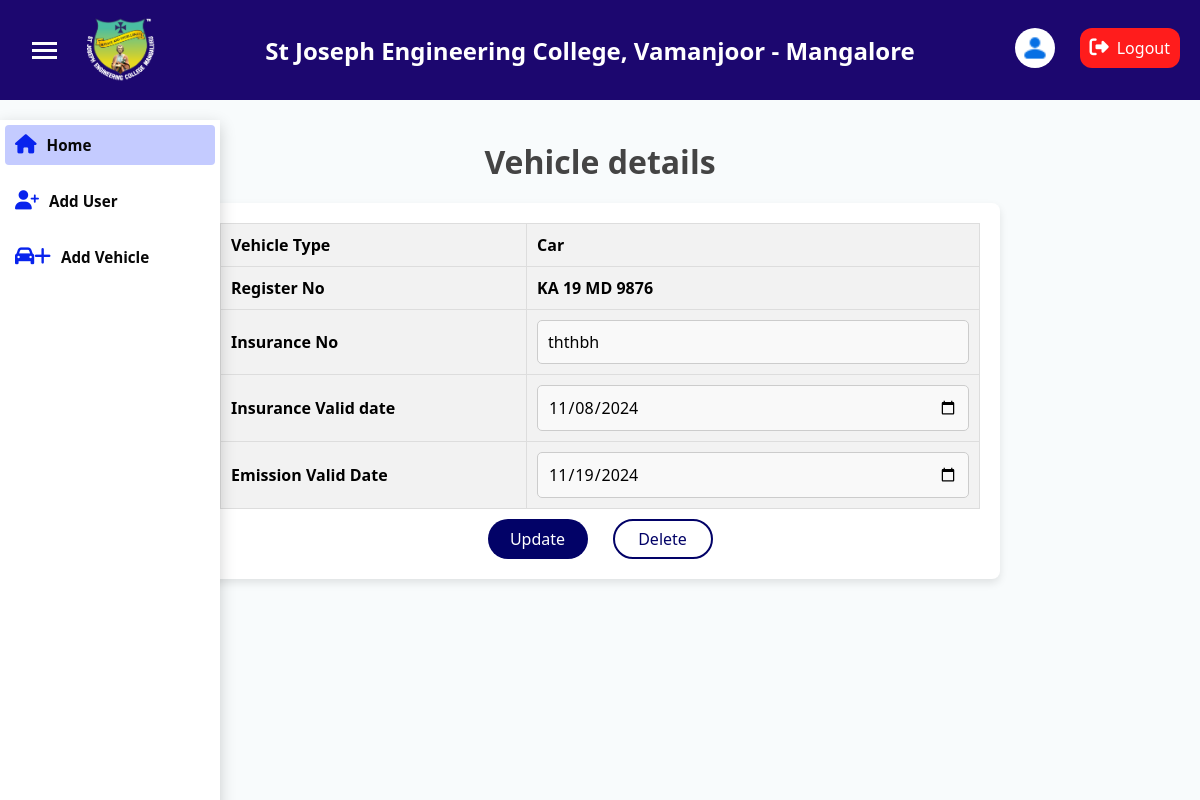
Page /admin/vehicle_detail.php?v_id=2 on the committed database.
### tables this page shows
CREATE TABLE `add_vehicle` (
  `v_id` int(50) NOT NULL,
  `vehicle_type` varchar(200) NOT NULL,
  `v_reg_no` varchar(200) NOT NULL,
  `v_insurance_no` varchar(200) NOT NULL,
  `v_insurance_valid` date NOT NULL,
  `v_emission_valid` date NOT NULL
);

### admin/vehicle_detail.php (the view, shortened to what this page needs)
<?php
include('admin_header.php');
$v_id = $_GET['v_id'];
$sql="SELECT * FROM `add_vehicle` WHERE `v_id`='$v_id'";
$result = $conn->query($sql);
    $row = $result->fetch_assoc();
    ?>
        <link rel="stylesheet" href="../styles/vehicle_details.css" >
        <h1>Vehicle details</h1>
    <body>
    <div class="container">
        <form action="update_vehicle.php" method="POST">
        <table class="table table-hover">
            <tr>
                <th>Vehicle Type</th>
               <th> <?php echo $row['vehicle_type']; ?> </th>
            </tr>
            <tr>
                <th>Register No</th>
                <th><?php echo $row['v_reg_no']; ?> </th>
            </tr>
            <tr>
                <th>Insurance No</th>
                <th><input type="text" name="v_insurance_no" value="<?php echo $row['v_insurance_no']; ?>" required></th>
            </tr>
            <tr>
                <th>Insurance Valid date</th>
                <th><input type="date" name="v_insurance_valid" value="<?php echo $row['v_insurance_valid']; ?>" required></th>
            </tr>
            <tr>
                <th>Emission Valid Date</th>
                <th><input type="date" name="v_emission_valid" value="<?php echo $row['v_emission_valid']; ?>" required></th>
            </tr>
        </table>
        <div class="btn-con">
                <td><button type="submit" name="updatebtn"  class="update-btn">Update</button></td>
                <td><button type=button onclick="confirmDelete()" name="deletebtn" class="delete-btn">Delete</button></td>
        </div>
    </form>
    </div>
    </body>
    </html>

### styles/style_header.css (style rules this page uses)
* { margin: 0; padding: 0; box-sizing: border-box; font-family: 'Segoe UI', Tahoma, Geneva, Verdana, sans-serif; }
body { background-color: #f8fbfc; }

### styles/vehicle_details.css (style rules this page uses)
h1 { text-align: center; margin: 20px 0; color: #444; }
.container { max-width: 800px; margin: auto; padding: 20px; background: #fff; box-shadow: 0 4px 8px rgba(0, 0, 0, 0.1); border-radius: 8px; }
table { width: 100%; border-collapse: collapse; }
th, td { text-align: left; padding: 10px; border: 1px solid #ddd; }
th { background-color: #f2f2f2; }
tr:nth-child(even) { background-color: #f9f9f9; }
input[type="text"], input[type="date"] { width: 100%; padding: 10px; font-size: 16px; border: 1px solid #ccc; border-radius: 5px; background-color: #f9f9f9; }
.btn-con { display: flex; justify-content: center; margin-top: 10px; gap: 25px; }
.update-btn { background-color: #020267; border-radius: 20px; width: 100px; height: 40px; color: white; font-size: 16px; border: none; cursor: pointer; transition: background-color 0.3s ease; }
.delete-btn { background-color: white; border-radius: 20px; border: 2px solid #020267; width: 100px; height: 40px; color: #020267; font-size: 16px; cursor: pointer; transition: background-color 0.3s ease; }

### rows in the picture
add_vehicle: vehicle_type "Car", v_reg_no "KA 19 MD 9876", v_insurance_no "ththbh", v_insurance_valid "11/08/2024", v_emission_valid "11/19/2024"
